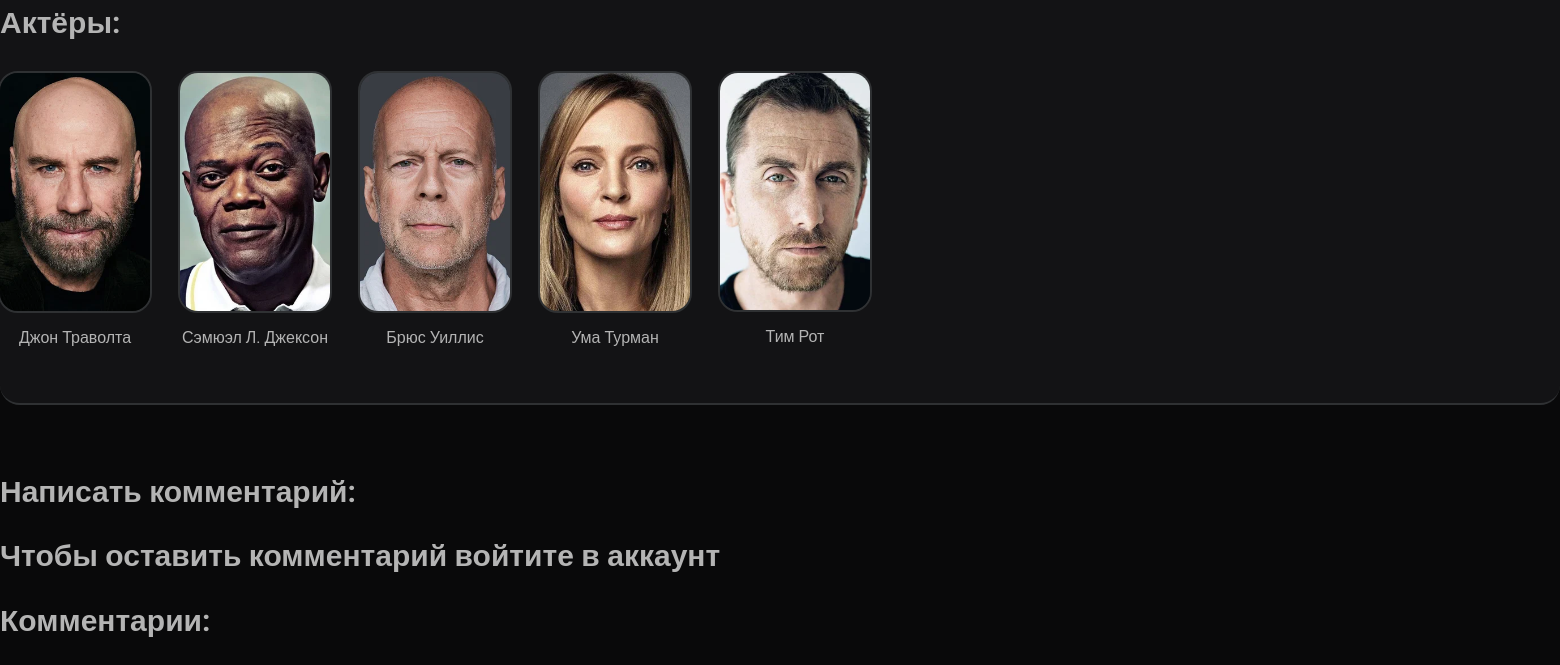
Page /movie/1/ (lower part) on the earlier database version.
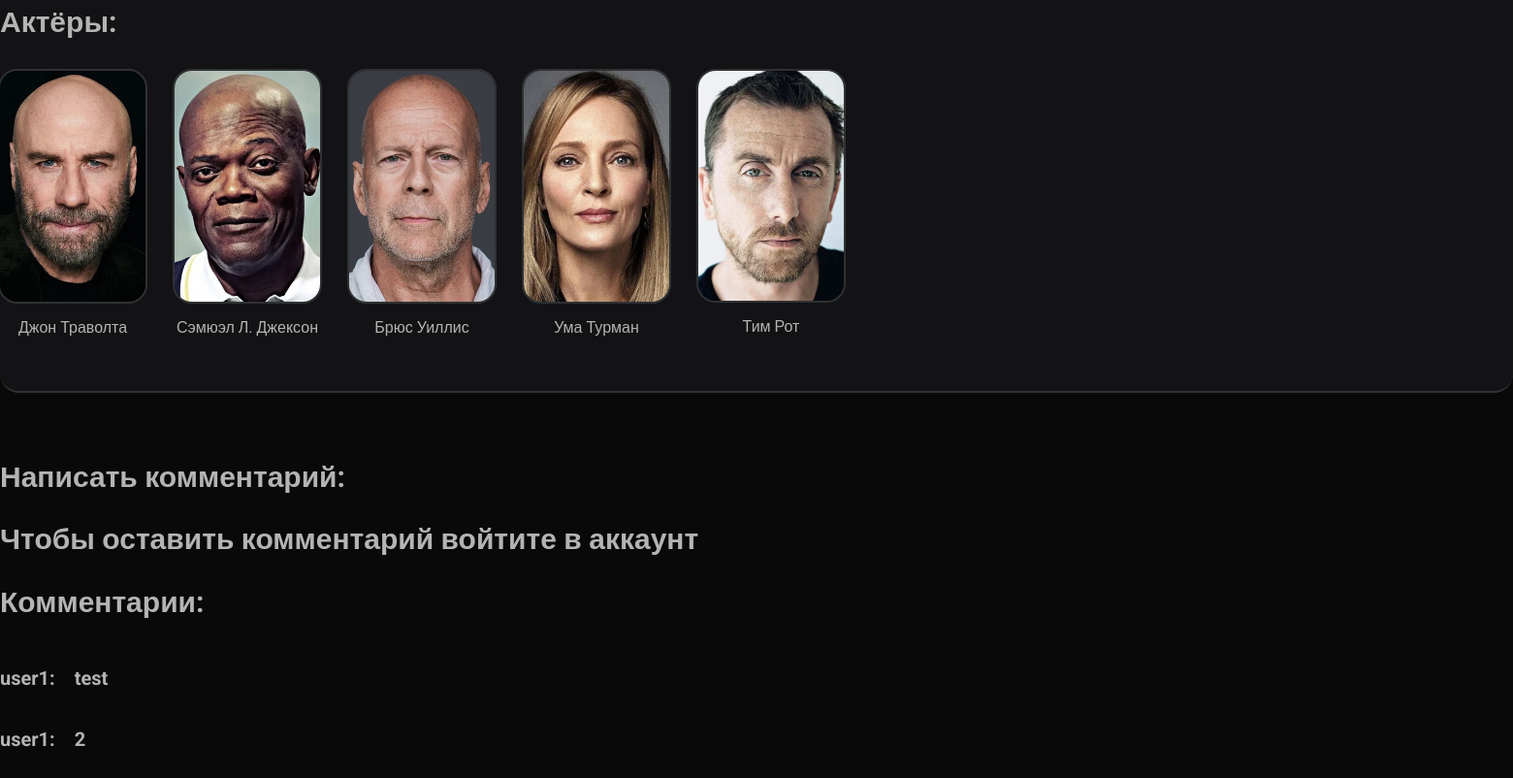
Same page on the later database version.
### movies/models.py (models this page shows, shortened)
class Actor(models.Model):
    name = models.CharField("Имя", max_length=100)
    date_of_birth = models.DateField("Дата рождения", default=date.today)
    image = models.ImageField("Изображение", upload_to="static/actors/")
    class Meta:
        verbose_name = "Актёры и режиссёры"
        verbose_name_plural = "Актёры и режиссёры"

class Reviews(models.Model):
    name = models.CharField("Имя", max_length=100)
    text = models.TextField("Комментарий", max_length=2000)
    movie = models.ForeignKey(Movie, verbose_name="фильм", on_delete=models.CASCADE)
    class Meta:
        verbose_name = "Отзыв"
        verbose_name_plural = "Отзывы"

### movies/views.py (the view)
# urls.py: path('movie/<int:pk>/', views.movieDetailView.as_view(), name='detail'),
class movieDetailView(DetailView):
    model = models.Movie
    template_name = "detail.html"

### templates/detail.html (shortened to what this page needs)
{% extends 'base.html' %}
{% load static %}
{% block content %}
  <div style="padding-top: 40px;" class="borders-section">
      <div class="container">
          <h3>Актёры:</h3>
          <div class="actors-list">
              {% for actor in movie.actors.all %}
              <div class="actor">
                  <img class="actor-img" src="{{ actor.image.url }}">
                  <p>
                      {{ actor.name }}
                  </p>
              </div>
              {% endfor %}
          </div>
      </div>
  </div>
  <div class="container">
      <div class="comments">
          <h3>Написать комментарий:</h3>
          {% if user.is_authenticated %}
          <form style="margin-top: 50px; margin-bottom : 50px;" action="{% url 'add_review' movie.id %}" method="post">
              {% csrf_token %}
              <textarea style="margin-bottom: 20px;" rows="8" cols="60" name="text" required="" placeholder="Текст комментария..."></textarea>
              <div style="display: flex;">
                  <div style="margin-right: 40px;">
                      <input type="text" name="name" required="" value="{{ user.username }}" readonly>
                  </div>
              </div>
              <button style="margin-top: 20px; margin-left: 0px;" type="submit">Отправить</button>
          </form>
          {% else %}
          <h3>Чтобы оставить комментарий войтите в аккаунт</h3>
          {% endif %}
          <h3>Комментарии:</h3>
          {% for review in movie.reviews_set.all %}
          <div class="review">
              <p> {{ review.name }}: </p>
              <p>{{ review.text }}</p>
          </div>
          {% endfor %}
      </div>
  </div>
{% endblock %}

Differences in the rows shown:
added Reviews: name "user1", text "test"
added Reviews: name "user1", text "2"
